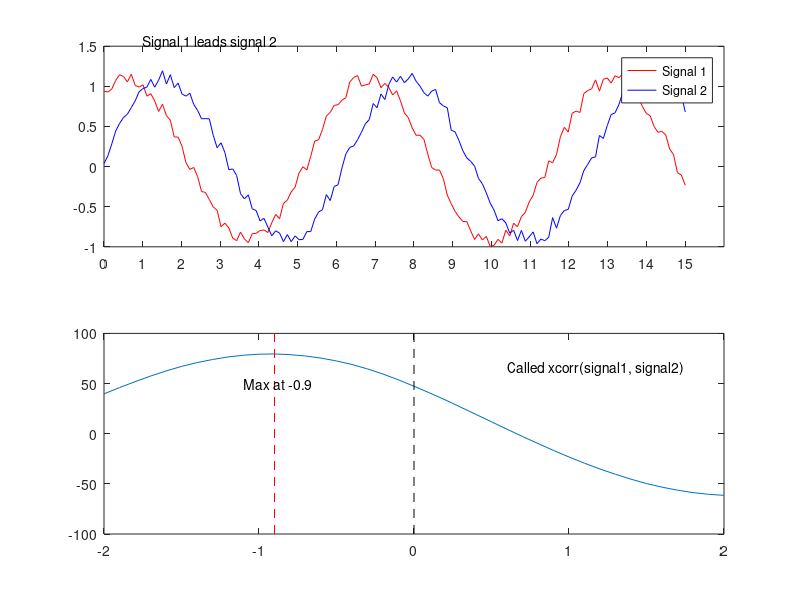

MATLAB code for this plot:
%% Calculates corrleation with cor and xcor, shows what side of zero the peak is for lags and leads!!
n_t=150;
t=linspace(0,15,n_t);
fs=15/n_t;

signal2=(sin(t)+0.2*rand(1,n_t))'
signal1=(sin(t+1)+0.2*rand(1,n_t))'

figure('Color', 'w','Units' ,'Centimeters', 'Position', [5 5 20 10])
subplot(2,1,1)
plot(t,signal1, 'r')
hold on
plot(t, signal2, 'b')
legend({'Signal 1' 'Signal 2'})
text(1, 1.55 ,['Signal 1 leads signal 2'] )
xticks(0:t(end))
signals=[signal1, signal2]
[acor, lags]=xcorr(signal1, signal2, 20) %calculate xcor, with 10 as the maximum lag to use
subplot(2,1,2)
plot(lags*fs, acor)
hold on
plot([0,0], [-100,100], '--k')
[~,ind]=max(acor);
max_t=lags(ind)*fs;
plot([max_t, max_t], [-100,100], '--r')
text(0.6,65, 'Called xcorr(signal1, signal2)');
text(max_t-0.2,50, ['Max at ' num2str(max_t, 2)]);